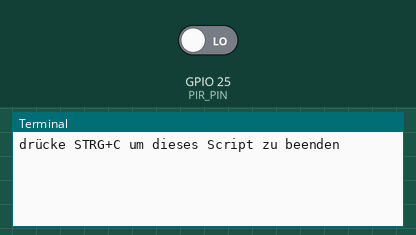
The program below on a simulated Raspberry Pi (BCM pin numbers). Parts: the last lines printed to the terminal. Inputs (shaded band) come from the test bench; at power-on: GPIO 25 (PIR_PIN) LOW. The clock reads 2024-03-15 10:24:30 at power-on unless the program sets it.

Above: at 1.2 s.
1.3 s: GPIO 25 (PIR_PIN) driven HIGH
At 2.4 s:
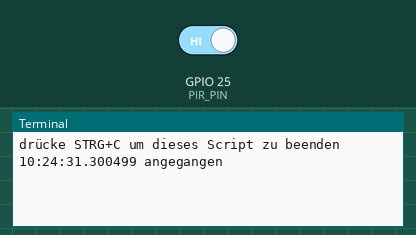
2.8 s: GPIO 25 (PIR_PIN) driven LOW
At 3.5 s:
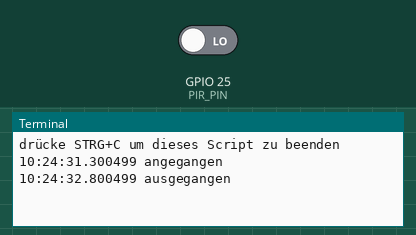

Measured:
- after the input at 1.3 s, the terminal: prints a new line at once (image 1)
- after the input at 2.8 s, the terminal: prints a new line at once (image 2)

The program:

bewegungsmelder_test.py
```python
#!/usr/bin/env python

import sys
import time
import signal
import datetime

import RPi.GPIO as gpio

# es gibt zwei PIN Nummerierungs Schemata

# 1. BOARD
#   wie die Zahlen die auf dem Pinout des Raspberry PI stehen
#   (aus meiner Sicht zu bevorzugen, wenn man es nicht anders braucht)

# 2. BCM (Broadcom SOC channel)
#   pin nummerierung nach nummer des verbundenen chip pins .....
#   (aus meiner Sicht hier nicht zu bevorzugen)

# Das Script aus dem Netz verwendet BCM !
# D.h. es ist möglich, dass du das falsch gesteckt hast!

# entprellen des Sensors
BOUNCETIME=300

def ctrl_c_handler(sig, frame):
    # gpio.cleanup() wurde in dem anderen Script vergessen!
    # wenn gpio.cleanup() nicht aufgerufen wird,
    # kann das zu problemen beim nächsten aufruf führen
    gpio.cleanup()
    sys.exit(0)

def rising_handler(pin):
    gpio.remove_event_detect(pin)
    gpio.add_event_detect(pin, gpio.FALLING, callback=falling_handler, bouncetime=BOUNCETIME)
    print(datetime.datetime.now().time(), "angegangen")

def falling_handler(pin):
    gpio.remove_event_detect(pin)
    gpio.add_event_detect(pin, gpio.RISING, callback=rising_handler, bouncetime=BOUNCETIME)
    print(datetime.datetime.now().time(), "ausgegangen")

if __name__ == "__main__":
    signal.signal(signal.SIGINT, ctrl_c_handler)
    print("drücke STRG+C um dieses Script zu beenden")

    PIR_PIN = 25    # 22 on the board
    gpio.setmode(gpio.BCM)
    gpio.setup(PIR_PIN, gpio.IN)

    if gpio.input(PIR_PIN):
        gpio.add_event_detect(PIR_PIN, gpio.FALLING, callback=falling_handler, bouncetime=BOUNCETIME)
    else: gpio.add_event_detect(PIR_PIN, gpio.RISING, callback=rising_handler, bouncetime=BOUNCETIME)

    while True:
        time.sleep(0.1)
```
